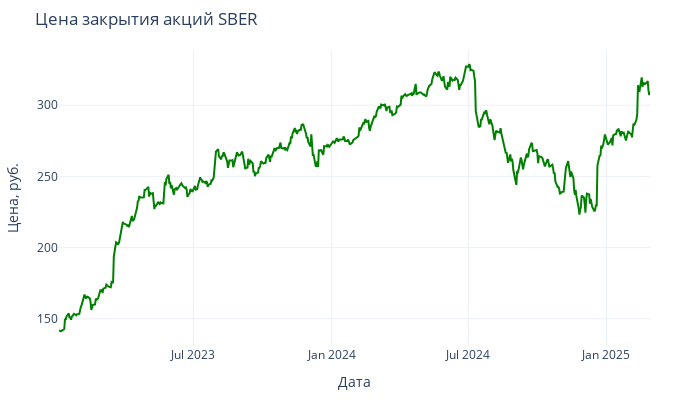

The code cell stored with this chart in its notebook:
### Code cell
# fig = px.line(
#     sber_data, x=sber_data.begin, y="close", title="Цена закрытия акций Сбербанка"
# )
# fig.update_layout(
#     xaxis_title="Дата",
#     yaxis_title="Цена, руб.",
#     template="plotly_white",
#     hovermode="x unified",
# )
# fig.show()

fig = px.line(
    sber_data, 
    x=sber_data.begin, 
    y="close", 
    title="Цена закрытия акций SBER",
    color_discrete_sequence=['green']  # Изменение цвета линии на зеленый
)

fig.update_layout(
    xaxis_title="Дата",
    yaxis_title="Цена, руб.",
    template="plotly_white",
    hovermode="x unified",
    width=700,  # Уменьшаем ширину графика
    height=400,  # Уменьшаем высоту графика
    margin=dict(l=50, r=50, t=50, b=50)  # Уменьшаем отступы
)

fig.show()

### Figure 1 — Plotly figure (JSON) as saved in the notebook; plotly's stock layout.template omitted (floating-point values rounded to 4 significant figures; data arrays with more than 128 entries replaced by an {"elided": "..."} marker saying what was removed)
{"data": [{"hovertemplate": "begin=%{x}<br>close=%{y}<extra></extra>", "legendgroup": "", "line": {"color": "green", "dash": "solid"}, "marker": {"symbol": "circle"}, "mode": "lines", "name": "", "orientation": "v", "showlegend": false, "type": "scatter", "x": {"elided": "550 str values"}, "xaxis": "x", "y": {"elided": "550 float values"}, "yaxis": "y"}], "layout": {"height": 400, "hovermode": "x unified", "legend": {"tracegroupgap": 0}, "margin": {"b": 50, "l": 50, "r": 50, "t": 50}, "title": {"text": "Цена закрытия акций SBER"}, "width": 700, "xaxis": {"anchor": "y", "domain": [0, 1], "title": {"text": "Дата"}}, "yaxis": {"anchor": "x", "domain": [0, 1], "title": {"text": "Цена, руб."}}}}
